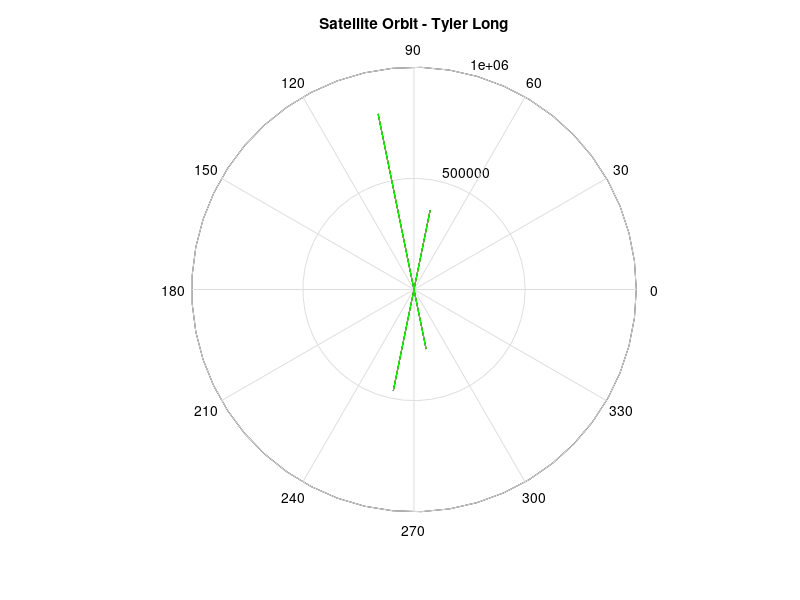

Reproduce this figure in MATLAB.
%This program will be called Orbit
%It is function that plots the orbit of a satellite
%Date       Programmer                  Description of change
%===        ==========                  =====================
%9-24-08       Tyler Long               Murphy


%Input Parameters
e1= input('Enter a value for epsilon 1: '); %epsilon 1
e2= input('Enter a value for epsilon 2: '); %epsilon 2
e3= input('Enter a value for epsilon 3: '); %epsilon 3

%Constants
p=1000; %parameter specifying the size of the orbit
theta=0:.001:2*pi;

%Array ordering
earray=[e1,e2,e3];
emax= max(earray);
emed=median(earray);
emin=min(earray);

%Epsilon max value entered
r1=p./(1-emax*cos(theta));

%Epsilon median value entered
r2=p./(1-emed*cos(theta));

%Epsilon min value entered
r3=p./(1-emin*cos(theta));

%Plot
polar(theta,r1);
title('Satellite Orbit - Tyler Long');
grid on;
hold;
polar(theta,r2,'r');
polar(theta,r3,'g');

%Min-Max for e1
re1=p./(1-e1*cos(theta));
re1max=max(re1);
re1min=min(re1);
['Epsilon 1 max= ' num2str(re1max) ' and Epsilon 1 min= ' num2str(re1min)]

%Min-Max for e2
re2=p./(1-e2*cos(theta));
re2max=max(re2);
re2min=min(re2);
['Epsilon 2 max= ' num2str(re2max) ' and Epsilon 2 min= ' num2str(re2min)]


%Min-Max for e3
re3=p./(1-e3*cos(theta));
re3max=max(re3);
re3min=min(re3);
['Epsilon 3 max= ' num2str(re3max) ' and Epsilon 3 min= ' num2str(re3min)]





